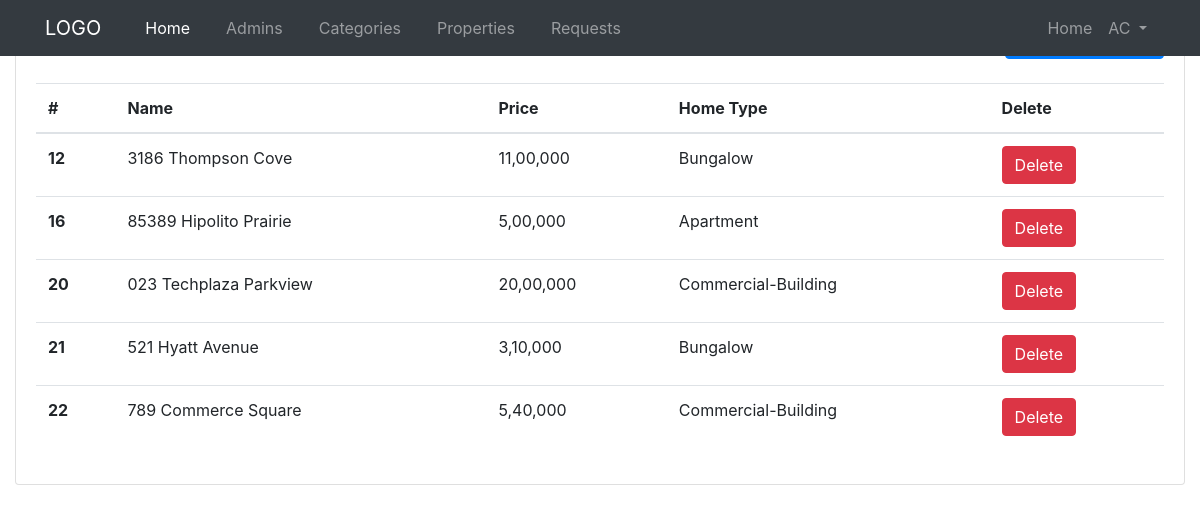
Screenshot of /admin-panel/properties-admins/show-properties.php (signed in) with the database file from the repository.
### tables this page shows
CREATE TABLE `props` (
  `id` int(10) NOT NULL,
  `name` varchar(200) NOT NULL,
  `location` varchar(200) NOT NULL,
  `image` varchar(200) NOT NULL,
  `price` varchar(200) NOT NULL,
  `beds` varchar(200) NOT NULL,
  `baths` varchar(200) NOT NULL,
  `sq_ft` varchar(30) NOT NULL,
  `home_type` varchar(200) NOT NULL,
  `year_built` varchar(200) NOT NULL,
  `type` varchar(200) NOT NULL,
  `price_sqft` int(30) NOT NULL,
  `description` text NOT NULL,
  `admin_name` varchar(200) NOT NULL,
  `created_at` timestamp NOT NULL DEFAULT current_timestamp()
);

### admin-panel/properties-admins/show-properties.php (the view, shortened to what this page needs)
<?php require "../layouts/header.php"; ?>
<?php require "../../config/config.php"; ?>
<?php
  $props = $conn->query("SELECT * FROM props");
  $props->execute();
  $allProps = $props->fetchAll(PDO::FETCH_OBJ);
?>
      <div class="row">
        <div class="col">
          <div class="card">
            <div class="card-body">
              <h5 class="card-title mb-4 d-inline">Properties</h5>
              <a href="<?php echo ADMINURL; ?>/properties-admins/create-properties.php" class="btn btn-primary mb-4 text-center float-right">Create Properties</a>
              <table class="table mt-4">
                <thead>
                  <tr>
                    <th scope="col">#</th>
                    <th scope="col">Name</th>
                    <th scope="col">Price</th>
                    <th scope="col">Home Type</th>
                    <th scope="col">Delete</th>
                  </tr>
                </thead>
                <tbody>
                  <?php foreach($allProps as $prop) : ?>
                  <tr>
                    <th scope="row"><?php echo $prop->id; ?></th>
                    <td><?php echo $prop->name; ?></td>
                    <td><?php echo $prop->price; ?></td>
                    <td><?php echo $prop->home_type; ?></td>
                     <td><a href="delete-properties.php?id=<?php echo $prop->id; ?>" class="btn btn-danger  text-center ">Delete</a></td>
                  </tr>
                  <?php endforeach; ?>
                </tbody>
              </table>
            </div>
          </div>
        </div>
      </div>
<?php require "../layouts/footer.php"; ?>

### rows the page displays
props: id "12", name "3186 Thompson Cove", price "11,00,000", home_type "Bungalow"
props: id "16", name "85389 Hipolito Prairie", price "5,00,000", home_type "Apartment"
props: id "20", name "023 Techplaza Parkview", price "20,00,000", home_type "Commercial-Building"
props: id "21", name "521 Hyatt Avenue", price "3,10,000", home_type "Bungalow"
props: id "22", name "789 Commerce Square", price "5,40,000", home_type "Commercial-Building"

### other values shown
$_SESSION['adminname'] "AC"
